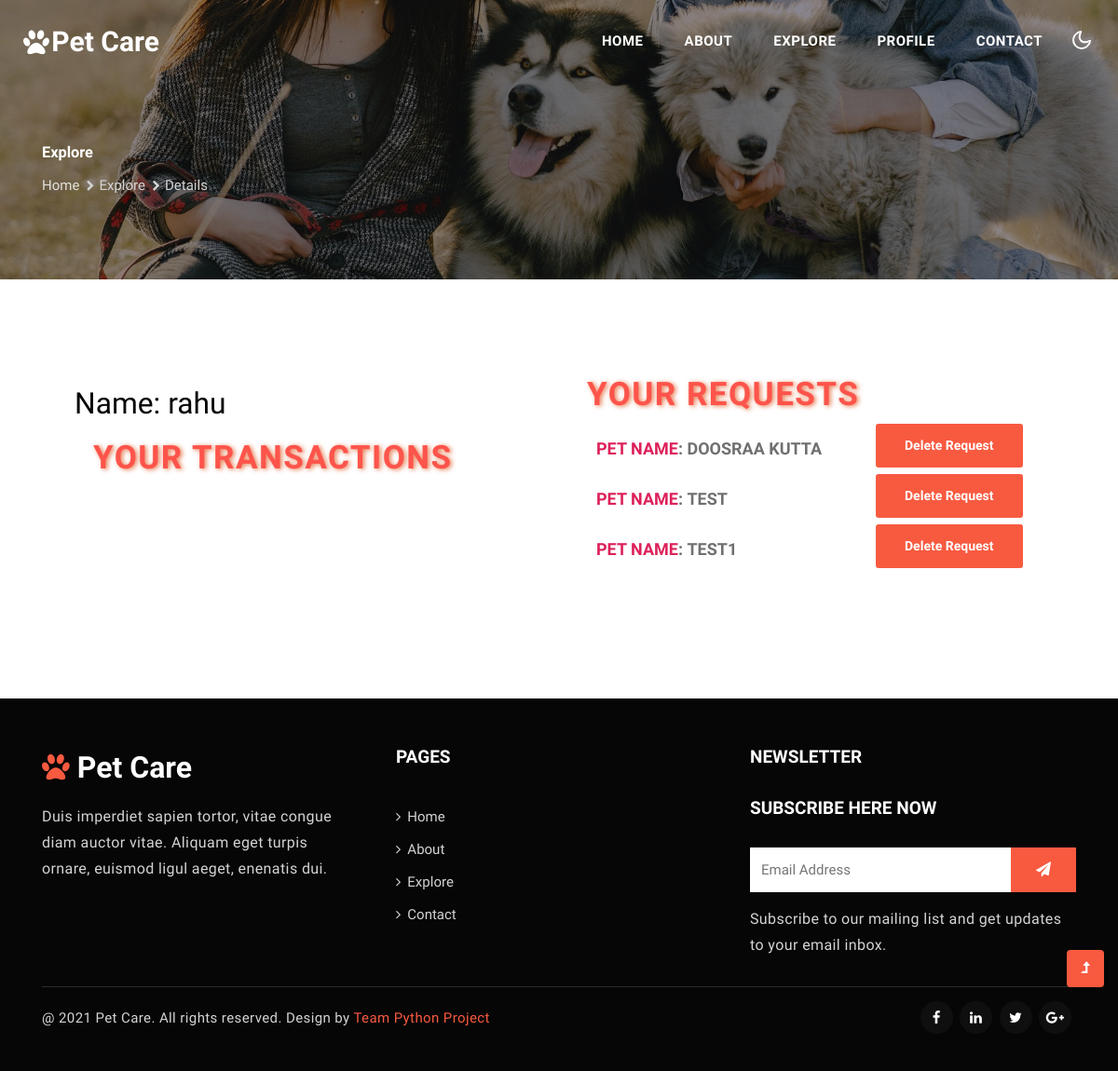
The page /profile/6 (signed in) on the database as committed earlier.
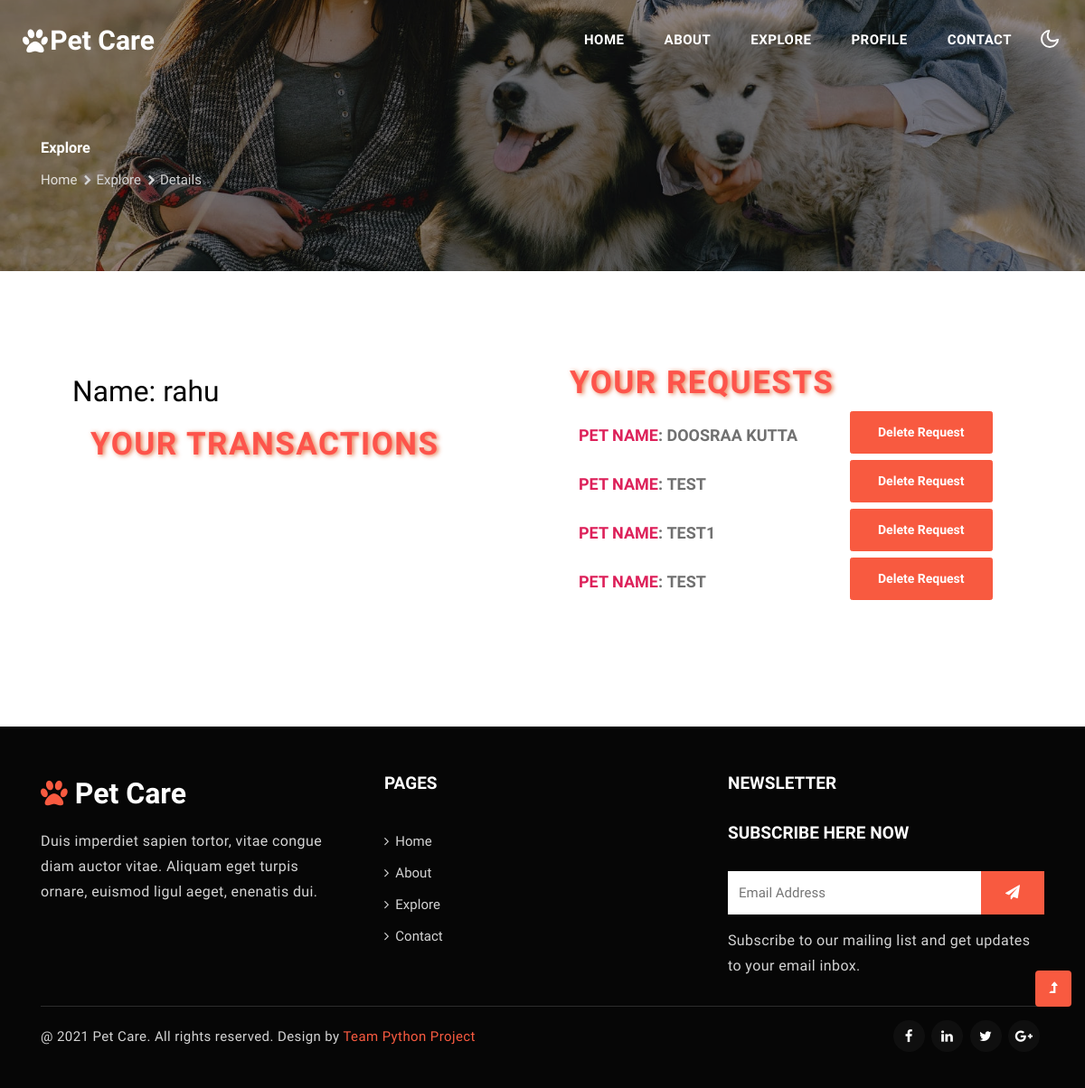
The same page on the database as committed later.
### core/models.py (models this page shows, shortened)
class Request(models.Model):
    transaction_id = models.ForeignKey(Transaction, on_delete=models.CASCADE)
    reason = models.TextField()
    applicant_id = models.ForeignKey(User, on_delete=models.CASCADE)
    class Meta:
        verbose_name = "Request"
        verbose_name_plural = "Requests"

class Transaction(models.Model):
    name=models.CharField(max_length=100)
    desc= models.TextField()
    img = models.ImageField(upload_to='pics')
    donor_id = models.ForeignKey(User, on_delete=models.CASCADE)
    accepted_req_id = models.ForeignKey('Request', on_delete=models.CASCADE, blank=True, null=True)
    class Meta:
        verbose_name = "Transaction"
        verbose_name_plural = "Transactions"

### core/views.py (the view)
# urls.py: path("profile/<int:user_id>", views.profileRenderer, name="profile-page"),
def profileRenderer(request, user_id):
    if request.method == "GET":
        if request.user.id == user_id:
            return render(request, TEMPLATE_MAPPING["profile-page"], context={"is_self": True, "profile": User.objects.get(id=request.user.id), "requests": Request.objects.filter(applicant_id=request.user.id), "transactions": Transaction.objects.filter(donor_id=request.user.id, accepted_req_id__isnull=True)})
        else:
            return render(request, TEMPLATE_MAPPING["profile-page"], context={"is_self": False, "profile": User.objects.get(id=request.user.id)})

### core/templates/profile.html (shortened to what the changed rows need)
{% load static %}
<!doctype html>
<html lang="en">
<head>
    <link rel="stylesheet" href="{% static 'css/style-starter.css' %}">
    <link rel="stylesheet" href="{% static 'css/petDetails.css' %}">
</head>
<body>
    <header id="site-header" class="fixed-top">
        <div class="container-fluid">
            <nav class="navbar navbar-expand-lg stroke">
                <h1>
                    <a class="navbar-brand d-flex align-items-center" href="{% url 'index-page' %}">
                        <i class="fa fa-paw mr-1" aria-hidden="true"></i>Pet Care</a>
                </h1>
            </nav>
        </div>
    </header>
      <div class="mainbody">
        <div class="description">
            <div class="left">
                <div class="img_left">
                    <h1>Name: {{request.user.username}}</h1>
                </div>
            </div>
            <div class="right">
                <h1 class="product_header">Your Requests</h1>
                <div class="product_info">
                    {% for request in requests %}
                    <div class="descrow"><span style="color: rgb(221, 33, 90);">Pet Name</span>: <b>{{request.transaction_id.name}}</b></div>
                    <form action="{% url 'request-delete-page' request_id=request.id %}" method="post" class="signin-form">
                            <div class="submit" style="margin-top: -47px; margin-left: 300px; margin-bottom: 20px;">
                                <button type="submit" class="btn btn-style-white btn-style-primary">Delete Request</button>
                            </div>
                    </form>
                    {% endfor %}
                </div>
            </div>
            <div class="right">
                <h1 class="product_header">Your Transactions</h1>
            </div>
            </div>
        </div>
</body>
</html>

Rows that differ between the two databases and show on the page:
added Request: transaction_id.name "TEST"
